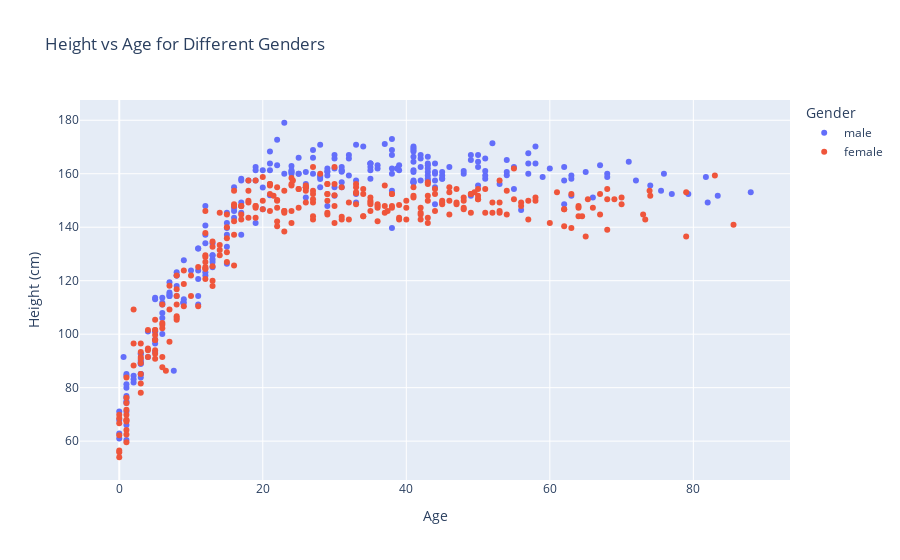

Write notebook code for a chart like this one.
### Markdown cell above
<details><summary>Blockly Hints</summary><ul><li>Notation<ul><li><code>A</code> &nbsp;:&nbsp; <code>B</code>&nbsp; means snap blocks A and B together.</li></ul></li><li>Blocks<ul><li>freestyle<ul><li>Unless specifically instructed, use the first block from the FREESTYLE menu.</li></ul></li><li><code>with .. do .. using ..</code><ul><li>The <code>with .. do .. using ..</code> block is found under VARIABLES.</li> <li>If <code>do</code> dropdown says "!Not populated until you execute code", click anywhere in the notebook tab, then click try "Run All Above Selected Cell" from the "Run" menu.</li> <li>If <code>with .. do .. using ..</code> block does not want to snap together nicely with the <code>set .. to</code> block, try dragging the <code>set .. to</code> block instead.</li> <li>You can use the <code>+ -</code> controls on the block to change the number of notches. Unless specifically instructed, the block should not have any empty notches when you click Blocks to Code. </li></ul></li><li>variable<ul><li>After it is created, each variable has its own block at the end of the VARIABLES menu.</li></ul></li></ul></li></ul></details>

### Code cell
#!response

px.scatter(df, x=x, y=y, title=title, labels=labels, color=color)

### Figure 1 — Plotly figure (JSON) as saved in the notebook; plotly's stock layout.template omitted (floating-point values rounded to 4 significant figures; data arrays with more than 128 entries replaced by an {"elided": "..."} marker saying what was removed)
{"data": [{"hovertemplate": "Gender=male<br>Age=%{x}<br>Height (cm)=%{y}<extra></extra>", "legendgroup": "male", "marker": {"color": "#636efa", "symbol": "circle"}, "mode": "markers", "name": "male", "orientation": "v", "showlegend": true, "type": "scatter", "x": {"elided": "257 float values"}, "xaxis": "x", "y": {"elided": "257 float values"}, "yaxis": "y"}, {"hovertemplate": "Gender=female<br>Age=%{x}<br>Height (cm)=%{y}<extra></extra>", "legendgroup": "female", "marker": {"color": "#EF553B", "symbol": "circle"}, "mode": "markers", "name": "female", "orientation": "v", "showlegend": true, "type": "scatter", "x": {"elided": "287 float values"}, "xaxis": "x", "y": {"elided": "287 float values"}, "yaxis": "y"}], "layout": {"legend": {"title": {"text": "Gender"}, "tracegroupgap": 0}, "title": {"text": "Height vs Age for Different Genders"}, "xaxis": {"anchor": "y", "domain": [0, 1], "title": {"text": "Age"}}, "yaxis": {"anchor": "x", "domain": [0, 1], "title": {"text": "Height (cm)"}}}}
